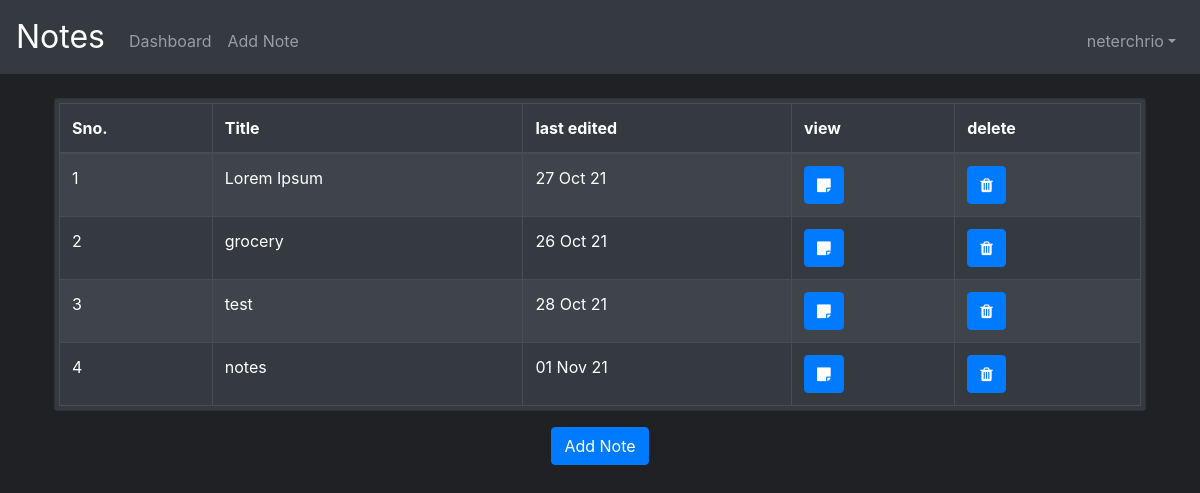
The app's page /dashboard (signed in) with its own data.
### tables this page shows
CREATE TABLE notes( 
noteid TEXT,
Userid INTEGER,
title TEXT NOT NULL,
note TEXT NOT NULL,
creation DATE DEFAULT (DATETIME('now','localtime')),
edited DATE DEFAULT (DATETIME('now','localtime')),
PRIMARY KEY(noteid),
FOREIGN KEY(Userid) REFERENCES users(id)
);

### app.py (the view)
@app.route("/dashboard", methods=["GET", "POST"])
@login_required
def dashboard():
    if request.method == "POST":
        if "add_note" in request.form:
            if request.form['add_note'] == 'True':
                return redirect("/add")
        if "view_button" in request.form:
            return redirect(url_for('.view', noteid = request.form['view_button'] ))
        db.execute(
            "DELETE FROM notes WHERE userid=? and noteid=?;",
            session["user_id"],
            request.form['submit_button']
        )
        flash(u'Note Deleted','alert')
        return redirect("/dashboard")
    else:
        headings = ("Sno.", "Title", "last edited", "view" , "delete ")
        data = db.execute(
            "SELECT noteid, title, edited FROM notes WHERE Userid = ?",
            session["user_id"]
        )
        if len(data) > 0:
            i = 0
            for row in data:
                i += 1
                row['count'] = i
        if (len(data)) == 0:
            return render_template("dashempty.html")
        return render_template("dash.html", headings=headings, data=data)

### app.py (called while the page is built)
@app.after_request
def after_request(response):
    response.headers["Cache-Control"] = "no-cache, no-store, must-revalidate"
    response.headers["Expires"] = 0
    response.headers["Pragma"] = "no-cache"
    return response

### helpers.py (called while the page is built)
def login_required(f):
    @wraps(f)
    def decorated_function(*args, **kwargs):
        if session.get("user_id") is None:
            return redirect("/login")
        return f(*args, **kwargs)
    return decorated_function

def shortDate(input):
    date_time = list(map(int,re.split('-| |:', input)))
    dt_tm = datetime.datetime(date_time[0], date_time[1], date_time[2], date_time[3], date_time[4], date_time[5])
    return(dt_tm.strftime("%d %b %y"))

### templates/dash.html (shortened to what this page needs)
{% extends "layout.html" %}
{% block main %}
<form action="/dashboard" method="post">
    <div class="card bg-dark p-1" id="tableCard">
        <table class="table table-striped table-bordered table-dark table-responsive-sm">
            <thead>
                <tr>
                    {% for header in headings %}
                    <th>{{ header }}</th>
                    {% endfor %}
                </tr>
            </thead>
            <tbody>
                {% for row in data %}
                <tr>
                    <td> {{row['count']}} </td>
                    <td> {{row['title']}} </td>
                    <td> {{row['edited'] | shortDate}} </td>
                    <td> <button class="btn btn-primary" type="submit" name="view_button" value="{{row['noteid']}}"><i class="fa fa-sticky-note"></i></button> </td>
                    <td> <button class="btn btn-primary" type="submit" name="submit_button" value="{{row['noteid']}}"><i class="fa fa-trash"></i></button></td>
                </tr>
                {% endfor %}
            </tbody>
        </table>
    </div>
    <button class="btn btn-primary" name="add_note" type="submit" value='True'>Add Note</button>
</form>
{% endblock %}

### templates/layout.html (shortened to what this page needs)
<!DOCTYPE html>
<html lang="en">
<head>
    <link rel="stylesheet" href="https://cdnjs.cloudflare.com/ajax/libs/font-awesome/4.7.0/css/font-awesome.min.css">
    <link rel="stylesheet" href="https://cdn.jsdelivr.net/npm/bootstrap@4.5.3/dist/css/bootstrap.min.css">
    <link href="/static/styles.css" rel="stylesheet">
</head>
<body>
    <nav class="navbar navbar-expand-md navbar-dark bg-dark ">
        <a class="navbar-brand" href="/">Notes</a>
        <div class="collapse navbar-collapse" id="navbar">
            {% if session.user_id %}
            <ul class="navbar-nav d-flex mt-2">
                <li class="nav-item"><a class="nav-link" href="/dashboard">Dashboard</a></li>
                <li class="nav-item"><a class="nav-link" href="/add">Add Note</a></li>
            </ul>
            <ul class="navbar-nav ml-auto mt-2">
                <li class="nav-item dropdown">
                    <a class="nav-link dropdown-toggle" href="#" id="navbarDropdown" role="button"
                        data-toggle="dropdown" aria-haspopup="true" aria-expanded="false">{{ session['username'] }}</a>
                </li>
            </ul>
            {% else %}
            <ul class="navbar-nav ml-auto mt-2">
                <li class="nav-item"><a class="nav-link" href="/register">Register</a></li>
                <li class="nav-item"><a class="nav-link" href="/login">Log In</a></li>
            </ul>
            {% endif %}
        </div>
    </nav>
    <main class="container p-4">
        {% block main %}{% endblock %}
    </main>
</body>
</html>

### static/styles.css (style rules this page uses)
nav .navbar-brand { font-size: xx-large; }
main { overflow-x: auto; text-align: center; }
main table { text-align: left; }
body { background: #202124; }
p, label, h1, h3, h2, ul>li { color: #F9F9F9; }
.table { margin-bottom: 0; }
#tableCard { margin-bottom: 1rem; }

### records on screen
notes: count "1", title "Lorem Ipsum", edited|shortDate "27 Oct 21"
notes: count "2", title "grocery", edited|shortDate "26 Oct 21"
notes: count "3", title "test", edited|shortDate "28 Oct 21"
notes: count "4", title "notes", edited|shortDate "01 Nov 21"

### other values on screen
{{ session['username'] }} "neterchrio"
{{ header }} "Sno." "Title" "last edited" "view" "delete"
